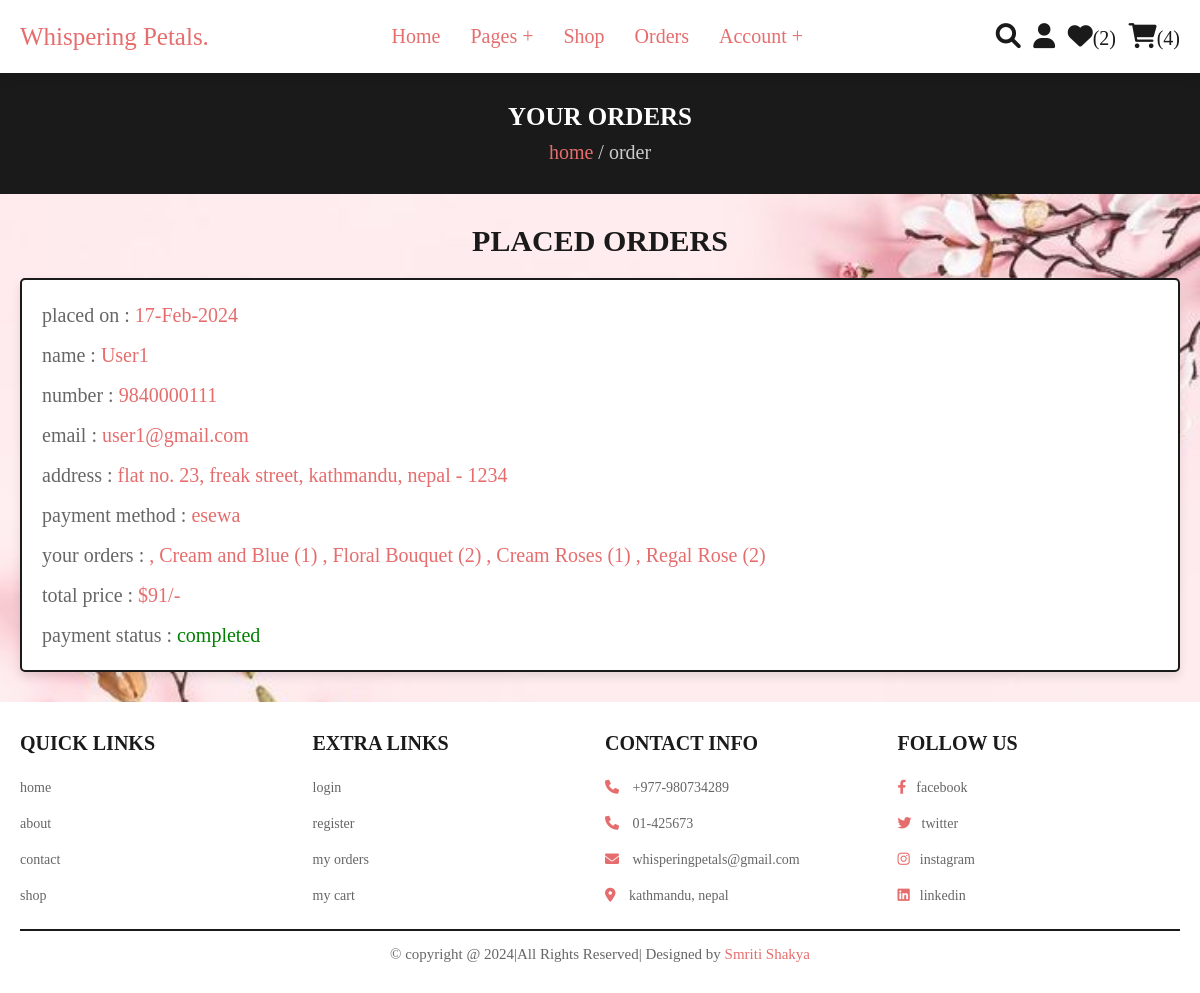
/orders.php (signed in), run on the app's committed database.
### tables this page shows
CREATE TABLE `orders` (
  `id` int(100) NOT NULL,
  `user_id` int(100) NOT NULL,
  `name` varchar(100) NOT NULL,
  `number` varchar(12) NOT NULL,
  `email` varchar(100) NOT NULL,
  `method` varchar(50) NOT NULL,
  `address` varchar(500) NOT NULL,
  `total_products` varchar(1000) NOT NULL,
  `total_price` int(100) NOT NULL,
  `placed_on` varchar(50) NOT NULL,
  `payment_status` varchar(20) NOT NULL DEFAULT 'pending'
);

### orders.php (the view, shortened to what this page needs)
<?php
@include 'config.php';
$user_id = $_SESSION['user_id'];
?>
<!DOCTYPE html>
<html lang="en">
<head>
   <link rel="stylesheet" href="https://cdnjs.cloudflare.com/ajax/libs/font-awesome/6.0.0/css/all.min.css">
   <link rel="stylesheet" href="css/style.css">
</head>
<body>
<?php @include 'header.php'; ?>
<section class="heading">
    <h3>your orders</h3>
    <p> <a href="home.php">home</a> / order </p>
</section>
<section class="placed-orders">
    <h1 class="title">placed orders</h1>
    <div class="box-container">
    <?php
        $select_orders = mysqli_query($conn, "SELECT * FROM `orders` WHERE user_id = '$user_id'") or die('query failed');
        if(mysqli_num_rows($select_orders) > 0){
            while($fetch_orders = mysqli_fetch_assoc($select_orders)){
    ?>
    <div class="box">
        <p> placed on : <span><?php echo $fetch_orders['placed_on']; ?></span> </p>
        <p> name : <span><?php echo $fetch_orders['name']; ?></span> </p>
        <p> number : <span><?php echo $fetch_orders['number']; ?></span> </p>
        <p> email : <span><?php echo $fetch_orders['email']; ?></span> </p>
        <p> address : <span><?php echo $fetch_orders['address']; ?></span> </p>
        <p> payment method : <span><?php echo $fetch_orders['method']; ?></span> </p>
        <p> your orders : <span><?php echo $fetch_orders['total_products']; ?></span> </p>
        <p> total price : <span>$<?php echo $fetch_orders['total_price']; ?>/-</span> </p>
        <p> payment status : <span style="color:<?php if($fetch_orders['payment_status'] == 'pending'){echo 'tomato'; }else{echo 'green';} ?>"><?php echo $fetch_orders['payment_status']; ?></span> </p>
    </div>
    <?php
        }
    }else{
        echo '<p class="empty">no orders placed yet!</p>';
    }
    ?>
    </div>
</section>
<?php @include 'footer.php'; ?>
</body>
</html>

### css/style.css (style rules this page uses)
:root { --pink:#e66d6d; --red:#dd2d19; --orange:#fac166; --black:#1b1a1a; --white:#fff; --light-color:#666; --light-white:#ccc; --green:#dff0b6; --light-bg:#f5e4ac; --blue:#189fd4; --border:.2rem solid var(--black); --box-shadow:0 .5rem 1rem rgba(0,0,0,.1); }
* { font-family:cursive; margin:0; padding:0; box-sizing: border-box; outline: none; border:none; text-decoration: none; transition:all .2s linear; }
html { font-size: 62.5%; overflow-x: hidden; scroll-behavior: smooth; scroll-padding-top: 6.5rem; }
body { background: var(--light-bg); }
section { padding:3rem 2rem; }
.heading { display: flex; flex-flow: column; align-items: center; justify-content: center; gap:1rem; background-color: var(--black); text-align: center; min-height: 7vh; }
.heading h3 { font-size: 2.5rem; color:var(--white); text-transform: uppercase; }
.heading p { font-size: 2rem; color:var(--light-white); }
.heading p a { color:var(--pink); }
.title { text-align: center; margin-bottom: 2rem; color:var(--black); text-transform: uppercase; font-size: 3rem; }
.placed-orders .box-container { max-width: 1200px; margin:0 auto; display: flex; flex-wrap: wrap; gap:1.5rem; align-items: flex-start; }
.placed-orders .box-container .box { background-color: var(--white); padding:1rem 2rem; border:var(--border); box-shadow: var(--box-shadow); flex:1 1 40rem; border-radius: .5rem; }
.placed-orders .box-container .box p { margin: 1rem 0; font-size: 2rem; line-height: 1.5; color:var(--light-color); }
.placed-orders .box-container .box p span { color:var(--pink); }

### orders.php (style rules this page uses)
.placed-orders { background-image:url(images/pink-bg.jpg); background-size:cover; }

### data on the page
orders: placed_on "17-Feb-2024", name "User1", number "9840000111", email "user1@gmail.com", address "flat no. 23, freak street, kathmandu, nepal - 1234", method "esewa", total_products ", Cream and Blue (1) , Floral Bouquet (2) , Cream Roses (1) , Regal Rose (2)", total_price "91", payment_status "completed"

### other printed values
$wishlist_num_rows "2"
$cart_num_rows "4"
